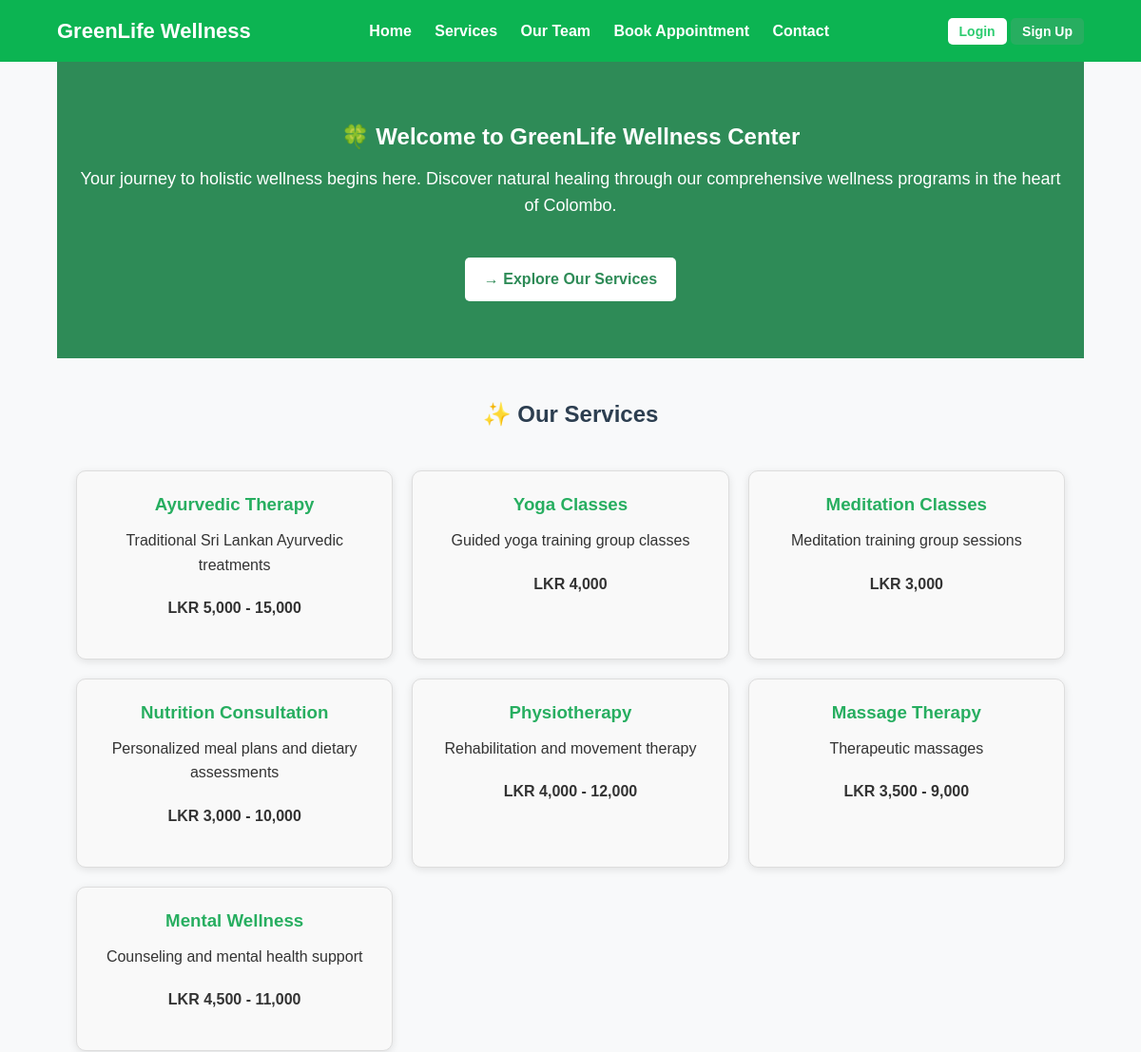
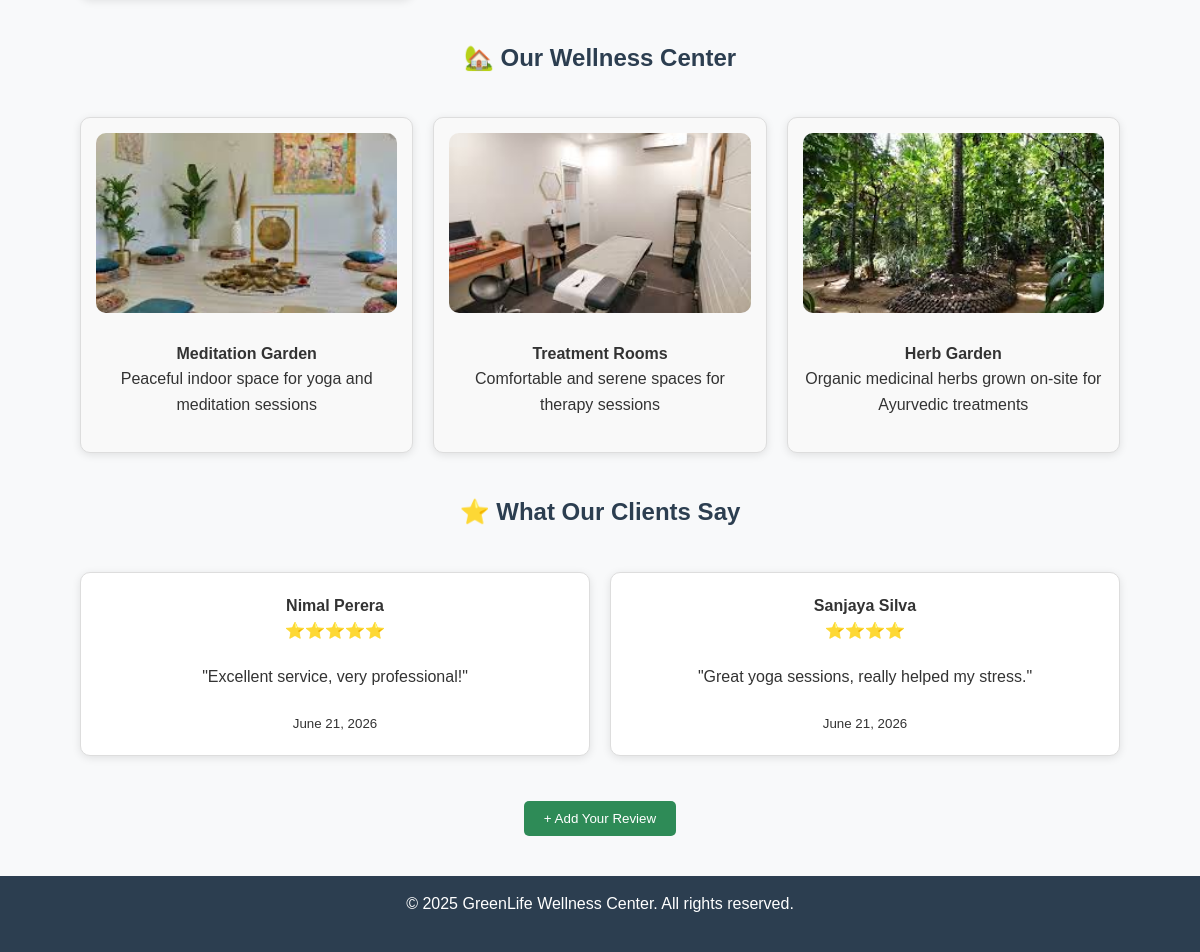
The page / on the database its author committed (2 pictures, top to bottom).
### tables this page shows
CREATE TABLE services (
  id INT AUTO_INCREMENT PRIMARY KEY,
  name VARCHAR(100) NOT NULL,
  description TEXT,
  price VARCHAR(100),
  is_group TINYINT(1) DEFAULT 0
);

CREATE TABLE reviews (
  id INT AUTO_INCREMENT PRIMARY KEY,
  name VARCHAR(150) NOT NULL,
  rating INT NOT NULL CHECK(rating BETWEEN 1 AND 5),
  review TEXT NOT NULL,
  created_at TIMESTAMP DEFAULT CURRENT_TIMESTAMP
);

### index.php (the view, shortened to what this page needs)
<?php
require 'header.php';
require 'db.php';
?>
<link rel="stylesheet" href="style.css">
<section style="background:#2e8b57; color:white; text-align:center; padding:60px 20px;">
  <h1>🍀 Welcome to GreenLife Wellness Center</h1>
  <p style="font-size:18px; margin-top:10px;">
    Your journey to holistic wellness begins here. Discover natural healing
    through our comprehensive wellness programs in the heart of Colombo.
  </p>
  <a href="services.php" style="display:inline-block; margin-top:20px; padding:10px 20px; background:white; color:#2e8b57; border-radius:5px; text-decoration:none; font-weight:bold;">
    → Explore Our Services
  </a>
</section>
<h2 style="text-align:center; margin:40px 0;">✨ Our Services</h2>
<div style="display:grid; grid-template-columns:repeat(auto-fit, minmax(250px,1fr)); gap:20px; margin:20px;">
  <?php
  $services = $pdo->query('SELECT * FROM services')->fetchAll(PDO::FETCH_ASSOC);
  foreach($services as $serv): ?>
    <div class="card" style="border:1px solid #ddd; border-radius:10px; padding:20px; text-align:center; background:#f9f9f9;">
      <h3><?= htmlspecialchars($serv['name']) ?></h3>
      <p><?= nl2br(htmlspecialchars($serv['description'])) ?></p>
      <p><strong><?= htmlspecialchars($serv['price']) ?></strong></p>
    </div>
  <?php endforeach; ?>
</div>
<h2 style="text-align:center; margin:40px 0;">🏡 Our Wellness Center</h2>
<div style="display:grid; grid-template-columns:repeat(auto-fit, minmax(250px,1fr)); gap:20px; margin:20px;">
  <div class="card" style="border:1px solid #ddd; border-radius:10px; padding:15px; background:#f9f9f9; text-align:center;">
    <img src="images/meditation_garden.jpeg" alt="Meditation Garden" style="width:100%; height:180px; object-fit:cover; border-radius:10px;">
    <h4 style="margin-top:10px;">Meditation Garden</h4>
    <p>Peaceful indoor space for yoga and meditation sessions</p>
  </div>
  <div class="card" style="border:1px solid #ddd; border-radius:10px; padding:15px; background:#f9f9f9; text-align:center;">
    <img src="images/treatment_rooms.jpeg" alt="Treatment Rooms" style="width:100%; height:180px; object-fit:cover; border-radius:10px;">
    <h4 style="margin-top:10px;">Treatment Rooms</h4>
    <p>Comfortable and serene spaces for therapy sessions</p>
  </div>
  <div class="card" style="border:1px solid #ddd; border-radius:10px; padding:15px; background:#f9f9f9; text-align:center;">
    <img src="images/herb_garden.jpeg" alt="Herb Garden" style="width:100%; height:180px; object-fit:cover; border-radius:10px;">
    <h4 style="margin-top:10px;">Herb Garden</h4>
    <p>Organic medicinal herbs grown on-site for Ayurvedic treatments</p>
  </div>
</div>
<h2 style="text-align:center; margin:40px 0;">⭐ What Our Clients Say</h2>
<div style="display:grid; grid-template-columns:repeat(auto-fit, minmax(250px,1fr)); gap:20px; margin:20px;">
  <?php
  $reviews = $pdo->query("SELECT * FROM reviews ORDER BY created_at DESC LIMIT 6")->fetchAll(PDO::FETCH_ASSOC);
  foreach($reviews as $r): ?>
    <div class="card" style="border:1px solid #ddd; border-radius:10px; padding:20px; background:#fff;">
      <strong><?= htmlspecialchars($r['name']) ?></strong>
      <p>
        <?php for($i=0;$i<$r['rating'];$i++) echo "⭐"; ?>
      </p>
      <p>"<?= nl2br(htmlspecialchars($r['review'])) ?>"</p>
      <small><?= date("F j, Y", strtotime($r['created_at'])) ?></small>
    </div>
  <?php endforeach; ?>
</div>
<div style="text-align:center; margin:30px;">
  <button onclick="document.getElementById('reviewModal').style.display='block'"
          style="padding:10px 20px; background:#2e8b57; color:white; border:none; border-radius:5px; cursor:pointer;">
    + Add Your Review
  </button>
</div>
<?php require 'footer.php'; ?>

### header.php (shortened to what this page needs)
<?php
$role = $_SESSION['user']['role'] ?? null;
?>
<!doctype html>
<html lang="en">
<head>
  <link rel="stylesheet" href="style.css">
</head>
<body>
<header class="site-header">
  <div class="container">
    <div class="logo"><a href="index.php">GreenLife Wellness</a></div>
    <?php if ($role === 'client' || !$role): ?>
      <nav class="main-nav">
        <a href="index.php">Home</a>
        <a href="services.php">Services</a>
        <a href="team.php">Our Team</a>
        <a href="book.php">Book Appointment</a>
        <a href="contact.php">Contact</a>
      </nav>
    <?php endif; ?>
    <div class="account">
      <?php if (!empty($_SESSION['user'])): ?>
        <div class="user-menu">
          <span class="user-name">
            <?= htmlspecialchars($_SESSION['user']['name']) ?> ▾
          </span>
          <div class="user-dropdown">
            <?php if ($role === 'admin'): ?>
              <a href="admin_dashboard.php">Dashboard</a>
            <?php elseif ($role === 'doctor'): ?>
              <a href="therapist_dashboard.php">Dashboard</a>
            <?php else: ?>
              <a href="profile.php">Profile</a>
              <a href="history.php">Booking History</a>
            <?php endif; ?>
            <a href="logout.php">Logout</a>
          </div>
        </div>
      <?php else: ?>
        <a class="btn small" href="login.php">Login</a>
        <a class="btn small primary" href="signup.php">Sign Up</a>
      <?php endif; ?>
    </div>
  </div>
</header>
<main class="container">

### footer.php (shortened to what this page needs)
<link rel="stylesheet" href="style.css">
</main>
<footer class="site-footer">
  <div class="container">
    <p>© 2025 GreenLife Wellness Center. All rights reserved.</p>
  </div>
</footer>
</body>
</html>

### style.css (style rules this page uses)
* { margin: 0; padding: 0; box-sizing: border-box; }
body { font-family: Arial, sans-serif; background-color: #f9f9f9; color: #333; line-height: 1.6; }
.container { width: 90%; max-width: 1200px; margin: auto; }
.site-header { background: #0cb452; color: #fff; padding: 15px 0; }
.site-header .container { display: flex; justify-content: space-between; align-items: center; }
.logo a { color: #fff; font-size: 22px; font-weight: bold; text-decoration: none; }
.main-nav a { margin: 0 10px; color: #fff; text-decoration: none; font-weight: bold; }
.account { position: relative; }
.btn { padding: 6px 14px; border: none; border-radius: 4px; cursor: pointer; text-decoration: none; font-weight: bold; font-size: 14px; }
.btn.small { background: #fff; color: #2ecc71; }
.btn.primary { background: #27ae60; color: #fff; }
h2 { text-align: center; margin: 20px 0; color: #2c3e50; }
p { text-align: center; margin-bottom: 20px; }
.card { background: #fff; border-radius: 6px; padding: 15px; text-align: center; box-shadow: 0 2px 8px rgba(0,0,0,0.1); }
.card img { max-width: 100%; border-radius: 6px; margin-bottom: 10px; }
.card h3 { color: #27ae60; margin-bottom: 10px; }
footer { background: #2c3e50; color: #fff; text-align: center; padding: 15px; margin-top: 40px; }
.btn, .btn-edit, .btn-delete { padding: 6px 12px; border-radius: 5px; text-decoration: none; color: white; font-size: 14px; }
.btn { background: #2e8b57; }
body { font-family: Arial, sans-serif; background: #f8f9fa; margin: 0; padding: 0; }
button { margin-top: 15px; padding: 10px 15px; background: #2e8b57; color: #fff; border: none; border-radius: 5px; cursor: pointer; }

### rows shown on the page
services: name "Ayurvedic Therapy", description "Traditional Sri Lankan Ayurvedic treatments", price "LKR 5,000 - 15,000"
services: name "Yoga Classes", description "Guided yoga training group classes", price "LKR 4,000"
services: name "Meditation Classes", description "Meditation training group sessions", price "LKR 3,000"
services: name "Nutrition Consultation", description "Personalized meal plans and dietary assessments", price "LKR 3,000 - 10,000"
services: name "Physiotherapy", description "Rehabilitation and movement therapy", price "LKR 4,000 - 12,000"
services: name "Massage Therapy", description "Therapeutic massages", price "LKR 3,500 - 9,000"
services: name "Mental Wellness", description "Counseling and mental health support", price "LKR 4,500 - 11,000"
reviews: name "Nimal Perera", review "Excellent service, very professional!", created_at "June 21, 2026"
reviews: name "Sanjaya Silva", review "Great yoga sessions, really helped my stress.", created_at "June 21, 2026"
